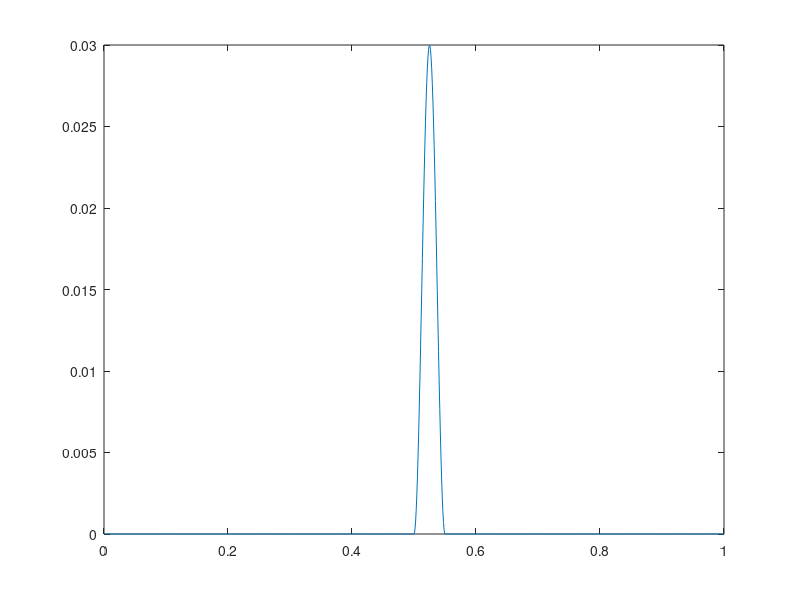

The MATLAB source for this figure:
%SYDE 351 Final Projct 
%Group 27
%Task 4b

%Assumptions: 
%   1) The floor signal starts flat for 2m
%   2) Each wheel recieves the signal 
%   3) The signal will represent the vertical displacement of the wheel 
%   4) The wheel is assumed to be rigid 

%floor dimensions given in m
threshold_width = 0.05;
threshold_height = 0.03;
floor_length = 1;
start_distance = 0.5;



x = linspace(0, floor_length, 1000);
y = zeros(size(x));

for i = 1:size(y, 2)
    if ((start_distance <= x(i)) && (x(i) <= start_distance + threshold_width))
        y(i) = (x(i) - start_distance) * 2 * pi / threshold_width;
        y(i) = (1 - cos(y(i))) * 0.5 * threshold_height;
    else
        y(i) = 0;    
    end
end

plot(x, y);




%find square wave parameters
% duty_cycle = threshold_width/(floor_length + threshold_width)*100;

%create the plot
% syms x;
% y = piecewise(x<start_distance, 0,(start_distance<x)&(x<start_distance+threshold_width), (threshold_height*sin(pi/threshold_width*(x-2)).^2), (x>start_distance+threshold_width)&(x<floor_length), 0);
% fplot (x,y)
